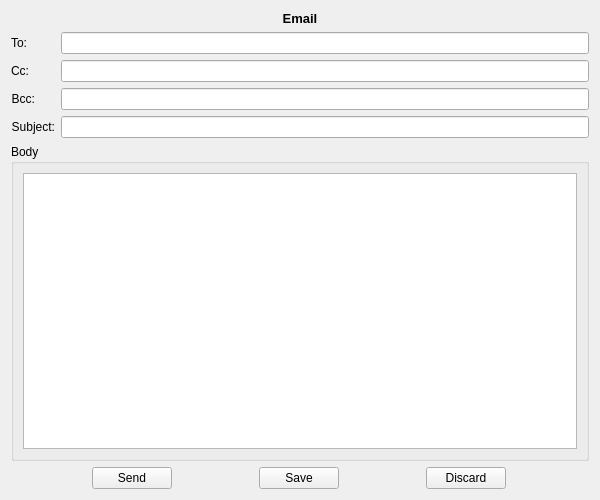
<?xml version="1.0" encoding="UTF-8"?>
<ui version="4.0">
 <class>email</class>
 <widget class="QWidget" name="email">
  <property name="geometry">
   <rect>
    <x>0</x>
    <y>0</y>
    <width>600</width>
    <height>500</height>
   </rect>
  </property>
  <property name="windowTitle">
   <string>Form</string>
  </property>
  <layout class="QVBoxLayout" name="verticalLayout">
   <item>
    <widget class="QLabel" name="titleLabel">
     <property name="font">
      <font>
       <pointsize>10</pointsize>
       <weight>75</weight>
       <bold>true</bold>
      </font>
     </property>
     <property name="text">
      <string>Email</string>
     </property>
     <property name="alignment">
      <set>Qt::AlignCenter</set>
     </property>
    </widget>
   </item>
   <item>
    <layout class="QFormLayout" name="formLayout">
     <item row="0" column="0">
      <widget class="QLabel" name="toLabel">
       <property name="text">
        <string>To:</string>
       </property>
       <property name="alignment">
        <set>Qt::AlignRight|Qt::AlignTrailing|Qt::AlignVCenter</set>
       </property>
      </widget>
     </item>
     <item row="0" column="1">
      <widget class="QLineEdit" name="toLineEdit"/>
     </item>
     <item row="1" column="0">
      <widget class="QLabel" name="ccLabel">
       <property name="text">
        <string>Cc:</string>
       </property>
       <property name="alignment">
        <set>Qt::AlignRight|Qt::AlignTrailing|Qt::AlignVCenter</set>
       </property>
      </widget>
     </item>
     <item row="1" column="1">
      <widget class="QLineEdit" name="ccLineEdit"/>
     </item>
     <item row="2" column="0">
      <widget class="QLabel" name="bccLabel">
       <property name="text">
        <string>Bcc:</string>
       </property>
       <property name="alignment">
        <set>Qt::AlignRight|Qt::AlignTrailing|Qt::AlignVCenter</set>
       </property>
      </widget>
     </item>
     <item row="2" column="1">
      <widget class="QLineEdit" name="bccLineEdit"/>
     </item>
     <item row="3" column="0">
      <widget class="QLabel" name="subjectLabel">
       <property name="text">
        <string>Subject:</string>
       </property>
       <property name="alignment">
        <set>Qt::AlignRight|Qt::AlignTrailing|Qt::AlignVCenter</set>
       </property>
      </widget>
     </item>
     <item row="3" column="1">
      <widget class="QLineEdit" name="subjectLineEdit"/>
     </item>
    </layout>
   </item>
   <item>
    <widget class="QGroupBox" name="groupBox">
     <property name="minimumSize">
      <size>
       <width>0</width>
       <height>200</height>
      </size>
     </property>
     <property name="title">
      <string>Body</string>
     </property>
     <layout class="QVBoxLayout" name="verticalLayout_2">
      <item>
       <widget class="QPlainTextEdit" name="plainTextEdit"/>
      </item>
     </layout>
    </widget>
   </item>
   <item>
    <layout class="QHBoxLayout" name="horizontalLayout">
     <item>
      <widget class="QPushButton" name="discardButton">
       <property name="sizePolicy">
        <sizepolicy hsizetype="Fixed" vsizetype="Fixed">
         <horstretch>0</horstretch>
         <verstretch>0</verstretch>
        </sizepolicy>
       </property>
       <property name="text">
        <string>Send</string>
       </property>
      </widget>
     </item>
     <item>
      <widget class="QPushButton" name="saveButton">
       <property name="sizePolicy">
        <sizepolicy hsizetype="Fixed" vsizetype="Fixed">
         <horstretch>0</horstretch>
         <verstretch>0</verstretch>
        </sizepolicy>
       </property>
       <property name="text">
        <string>Save</string>
       </property>
      </widget>
     </item>
     <item>
      <widget class="QPushButton" name="pushButton_2">
       <property name="sizePolicy">
        <sizepolicy hsizetype="Fixed" vsizetype="Fixed">
         <horstretch>0</horstretch>
         <verstretch>0</verstretch>
        </sizepolicy>
       </property>
       <property name="text">
        <string>Discard</string>
       </property>
      </widget>
     </item>
    </layout>
   </item>
  </layout>
 </widget>
 <resources/>
 <connections/>
</ui>
